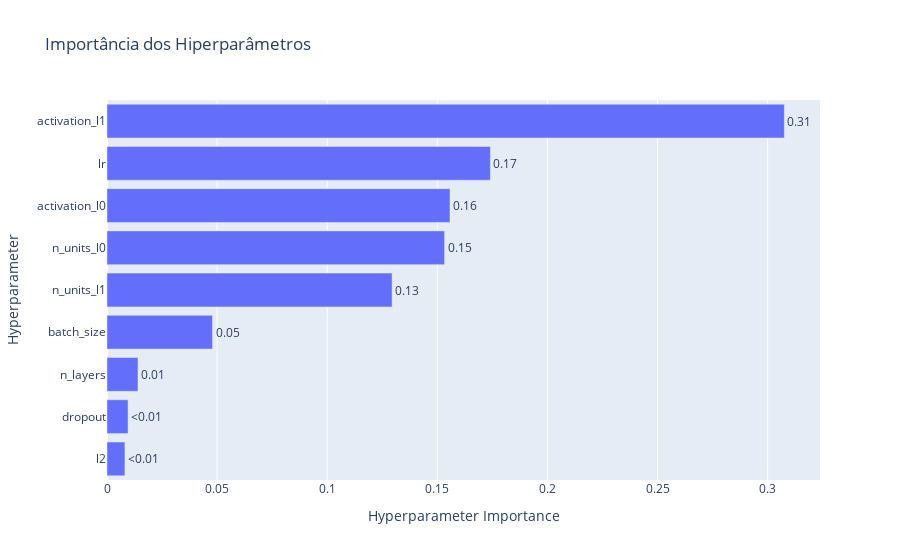

Notebook code cell kept with this figure:
### Code cell
# Visualizar importância dos hiperparâmetros
fig_importance = plot_param_importances(study)
fig_importance.update_layout(title="Importância dos Hiperparâmetros")
fig_importance.show()

### Figure 1 — Plotly figure (JSON) as saved in the notebook; plotly's stock layout.template omitted (floating-point values rounded to 4 significant figures)
{"data": [{"cliponaxis": false, "hovertemplate": ["l2 (FloatDistribution): 0.008135234262752639<extra></extra>", "dropout (FloatDistribution): 0.009565016285614278<extra></extra>", "n_layers (IntDistribution): 0.01408120036174306<extra></extra>", "batch_size (CategoricalDistribution): 0.04794187484333445<extra></extra>", "n_units_l1 (IntDistribution): 0.1294724267930432<extra></extra>", "n_units_l0 (IntDistribution): 0.15331012775707653<extra></extra>", "activation_l0 (CategoricalDistribution): 0.1557674154483975<extra></extra>", "lr (FloatDistribution): 0.17412613116181314<extra></extra>", "activation_l1 (CategoricalDistribution): 0.3076005730862251<extra></extra>"], "name": "Objective Value", "orientation": "h", "text": ["<0.01", "<0.01", "0.01", "0.05", "0.13", "0.15", "0.16", "0.17", "0.31"], "textposition": "outside", "type": "bar", "x": [0.008135, 0.009565, 0.01408, 0.04794, 0.1295, 0.1533, 0.1558, 0.1741, 0.3076], "y": ["l2", "dropout", "n_layers", "batch_size", "n_units_l1", "n_units_l0", "activation_l0", "lr", "activation_l1"]}], "layout": {"title": {"text": "Importância dos Hiperparâmetros"}, "xaxis": {"title": {"text": "Hyperparameter Importance"}}, "yaxis": {"title": {"text": "Hyperparameter"}}}}
